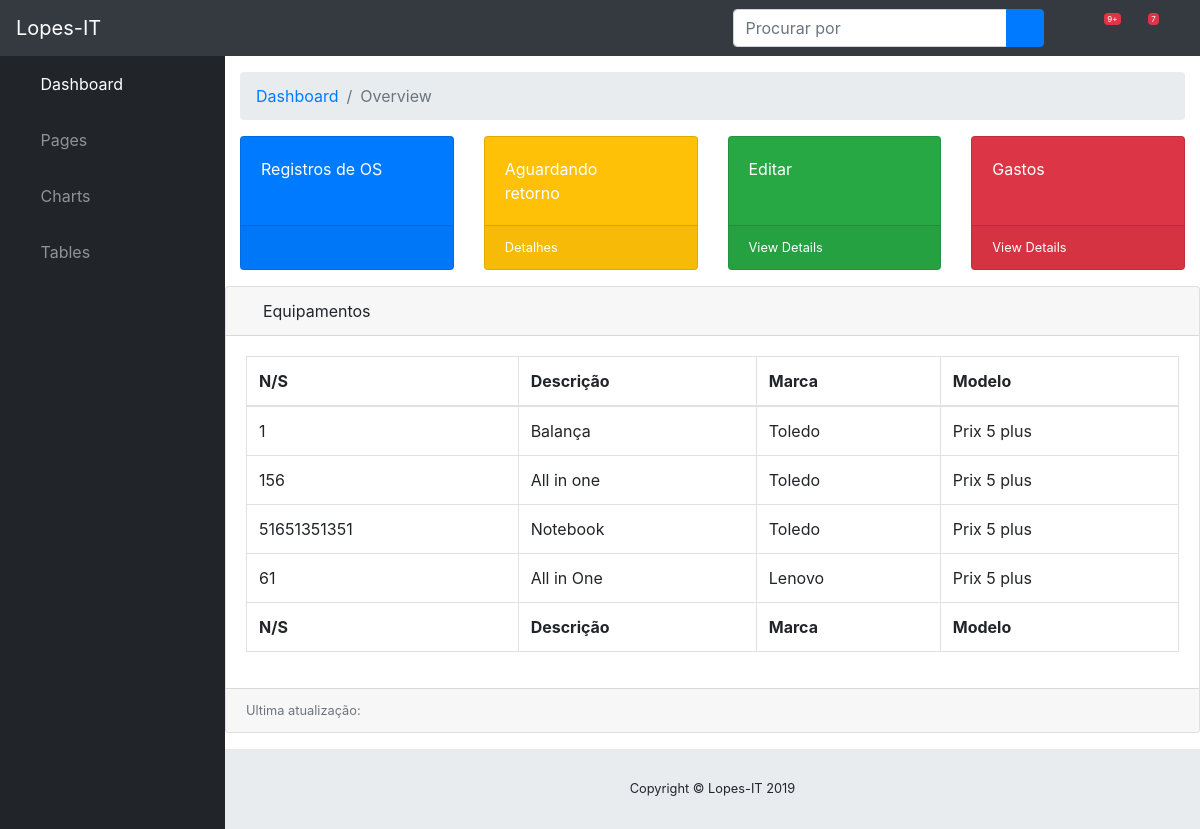
The page /equipamentos/ (signed in) on the database its author committed.
### patrimonial/models.py (models this page shows, shortened)
class Equipamento(models.Model):
    descricao = models.CharField('Descrição',max_length=50)
    numero_serie = models.CharField('Numero de Serie', max_length=30)
    marca = models.ForeignKey(Marca, on_delete=models.CASCADE)
    modelo = models.ForeignKey(Modelo, on_delete=models.CASCADE)

class Marca(models.Model):
    nome = models.CharField(max_length=30)
    def __str__(self):
        return self.nome

class Modelo(models.Model):
    nome = models.CharField(max_length=30)
    def __str__(self):
        return self.nome

### patrimonial/views.py (the view)
# urls.py: path('equipamentos/', equipamentos, name='equipamentos'),
@login_required
def equipamentos(request):
    equipamento = Equipamento.objects.all()
    return render(request, 'equipamentos.html', locals())

### templates/equipamentos.html (shortened to what this page needs)
<!DOCTYPE html>
{% extends 'base.html' %}
{% load static %}
{% block conteudo %}
        </div>
        <div class="card mb-3">
          <div class="card-header">
            <i class="fas fa-table"></i> Equipamentos</div>
          <div class="card-body">
            <div class="table-responsive">
              <table class="table table-bordered" id="dataTable" width="100%" cellspacing="0">
                <thead>
                  <tr>
                    <th>N/S</th>
                    <th>Descrição</th>
                    <th>Marca</th>
                    <th>Modelo</th>
                  </tr>
                </thead>
                <tfoot>
                  <tr>
                    <th>N/S</th>
                    <th>Descrição</th>
                    <th>Marca</th>
                    <th>Modelo</th>
                  </tr>
                </tfoot>
                <tbody>
                {% for i in equipamento %}
                <tr>
                    <td>{{ i.numero_serie }}</td>
                    <td>{{ i.descricao }}</td>
                    <td>{{ i.marca }}</td>
                    <td>{{ i.modelo }}</td>
                  </tr>
                {% endfor %}
{% endblock %}

### templates/base.html (shortened to what this page needs)
<!DOCTYPE html>
{% load static %}
<html lang="pt-br">
<head>
  <link href="{% static 'vendor/fontawesome-free/css/all.min.css' %}" rel="stylesheet" type="text/css">
  <link href="{% static 'vendor/datatables/dataTables.bootstrap4.css' %}" rel="stylesheet">
  <link href="{% static 'css/sb-admin.css' %}" rel="stylesheet">
</head>
<body id="page-top">
  <nav class="navbar navbar-expand navbar-dark bg-dark static-top">
    <a class="navbar-brand mr-1" href="index.html">Lopes-IT</a>
    <button class="btn btn-link btn-sm text-white order-1 order-sm-0" id="sidebarToggle" href="#">
      <i class="fas fa-bars"></i>
    </button>
    <form class="d-none d-md-inline-block form-inline ml-auto mr-0 mr-md-3 my-2 my-md-0">
      <div class="input-group">
        <input type="text" class="form-control" placeholder="Procurar por" aria-label="Search" aria-describedby="basic-addon2">
        <div class="input-group-append">
          <button class="btn btn-primary" type="button">
            <i class="fas fa-search"></i>
          </button>
        </div>
      </div>
    </form>
    <ul class="navbar-nav ml-auto ml-md-0">
      <li class="nav-item dropdown no-arrow mx-1">
        <a class="nav-link dropdown-toggle" href="#" id="alertsDropdown" role="button" data-toggle="dropdown" aria-haspopup="true" aria-expanded="false">
          <i class="fas fa-bell fa-fw"></i>
          <span class="badge badge-danger">9+</span>
        </a>
      </li>
      <li class="nav-item dropdown no-arrow mx-1">
        <a class="nav-link dropdown-toggle" href="#" id="messagesDropdown" role="button" data-toggle="dropdown" aria-haspopup="true" aria-expanded="false">
          <i class="fas fa-envelope fa-fw"></i>
          <span class="badge badge-danger">7</span>
        </a>
      </li>
      <li class="nav-item dropdown no-arrow">
        <a class="nav-link dropdown-toggle" href="#" id="userDropdown" role="button" data-toggle="dropdown" aria-haspopup="true" aria-expanded="false">
          <i class="fas fa-user-circle fa-fw"></i>
        </a>
      </li>
    </ul>
  </nav>
  <div id="wrapper">
    <ul class="sidebar navbar-nav">
      <li class="nav-item active">
        <a class="nav-link" href="index.html">
          <i class="fas fa-fw fa-tachometer-alt"></i>
          <span>Dashboard</span>
        </a>
      </li>
      <li class="nav-item dropdown">
        <a class="nav-link dropdown-toggle" href="#" id="pagesDropdown" role="button" data-toggle="dropdown" aria-haspopup="true" aria-expanded="false">
          <i class="fas fa-fw fa-folder"></i>
          <span>Pages</span>
        </a>
      </li>
      <li class="nav-item">
        <a class="nav-link" href="charts.html">
          <i class="fas fa-fw fa-chart-area"></i>
          <span>Charts</span></a>
      </li>
      <li class="nav-item">
        <a class="nav-link" href="tables.html">
          <i class="fas fa-fw fa-table"></i>
          <span>Tables</span></a>
      </li>
    </ul>
    <div id="content-wrapper">
      <div class="container-fluid">
        <ol class="breadcrumb">
          <li class="breadcrumb-item">
            <a href="#">Dashboard</a>
          </li>
          <li class="breadcrumb-item active">Overview</li>
        </ol>
        <div class="row">
          <div class="col-xl-3 col-sm-6 mb-3">
            <div class="card text-white bg-primary o-hidden h-100">
              <div class="card-body">
                <div class="card-body-icon">
                  <i class="fas fa-fw fa-calendar-day"></i>
                </div>
                <div class="mr-5">Registros de OS</div>
              </div>
              <a class="card-footer text-white clearfix small z-1" href="#">
                <span class="float-right">
                  <i class="fas fa-angle-right"></i>
                </span>
              </a>
            </div>
          </div>
          <div class="col-xl-3 col-sm-6 mb-3">
            <div class="card text-white bg-warning o-hidden h-100">
              <div class="card-body">
                <div class="card-body-icon">
                  <i class="fas fa-fw fa-list"></i>
                </div>
                <div class="mr-5">Aguardando retorno</div>
              </div>
              <a class="card-footer text-white clearfix small z-1" href="#">
                <span class="float-left">Detalhes</span>
                <span class="float-right">
                  <i class="fas fa-angle-right"></i>
                </span>
              </a>
            </div>
          </div>
          <div class="col-xl-3 col-sm-6 mb-3">
            <div class="card text-white bg-success o-hidden h-100">
              <div class="card-body">
                <div class="card-body-icon">
                  <i class="fas fa-fw fa-shopping-cart"></i>
                </div>
                <div class="mr-5">Editar</div>
              </div>
              <a class="card-footer text-white clearfix small z-1" href="#">
                <span class="float-left">View Details</span>
                <span class="float-right">
                  <i class="fas fa-angle-right"></i>
                </span>
              </a>
            </div>
          </div>
          <div class="col-xl-3 col-sm-6 mb-3">
            <div class="card text-white bg-danger o-hidden h-100">
              <div class="card-body">
                <div class="card-body-icon">
                  <i class="fas fa-fw fa-life-ring"></i>
                </div>
                <div class="mr-5">Gastos</div>
              </div>
              <a class="card-footer text-white clearfix small z-1" href="#">
                <span class="float-left">View Details</span>
                <span class="float-right">
                  <i class="fas fa-angle-right"></i>
                </span>
              </a>
            </div>
          </div>
        </div>
                {% block conteudo %}
                {% endblock conteudo %}
                </tbody>
              </table>
            </div>
          </div>
          <div class="card-footer small text-muted">Ultima atualização:</div>
        </div>
      </div>
      <footer class="sticky-footer">
        <div class="container my-auto">
          <div class="copyright text-center my-auto">
            <span>Copyright © Lopes-IT 2019</span>
          </div>
        </div>
      </footer>
    </div>
</body>
</html>

### rows shown on the page
Equipamento: numero_serie "1", descricao "Balança", marca "Toledo", modelo "Prix 5 plus"
Equipamento: numero_serie "156", descricao "All in one", marca "Toledo", modelo "Prix 5 plus"
Equipamento: numero_serie "51651351351", descricao "Notebook", marca "Toledo", modelo "Prix 5 plus"
Equipamento: numero_serie "61", descricao "All in One", marca "Lenovo", modelo "Prix 5 plus"
